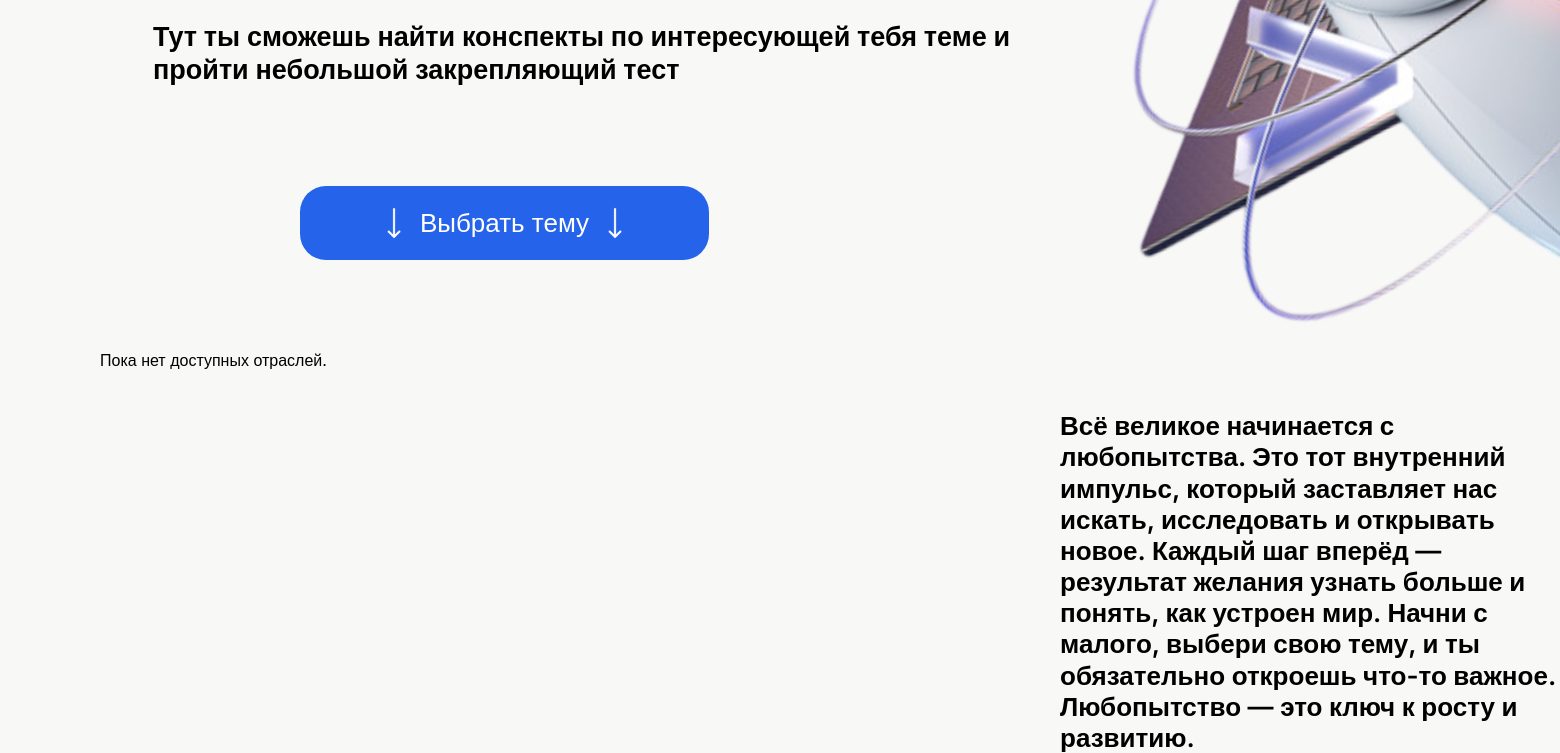
/ (lower part), run on an earlier commit of the app's database.
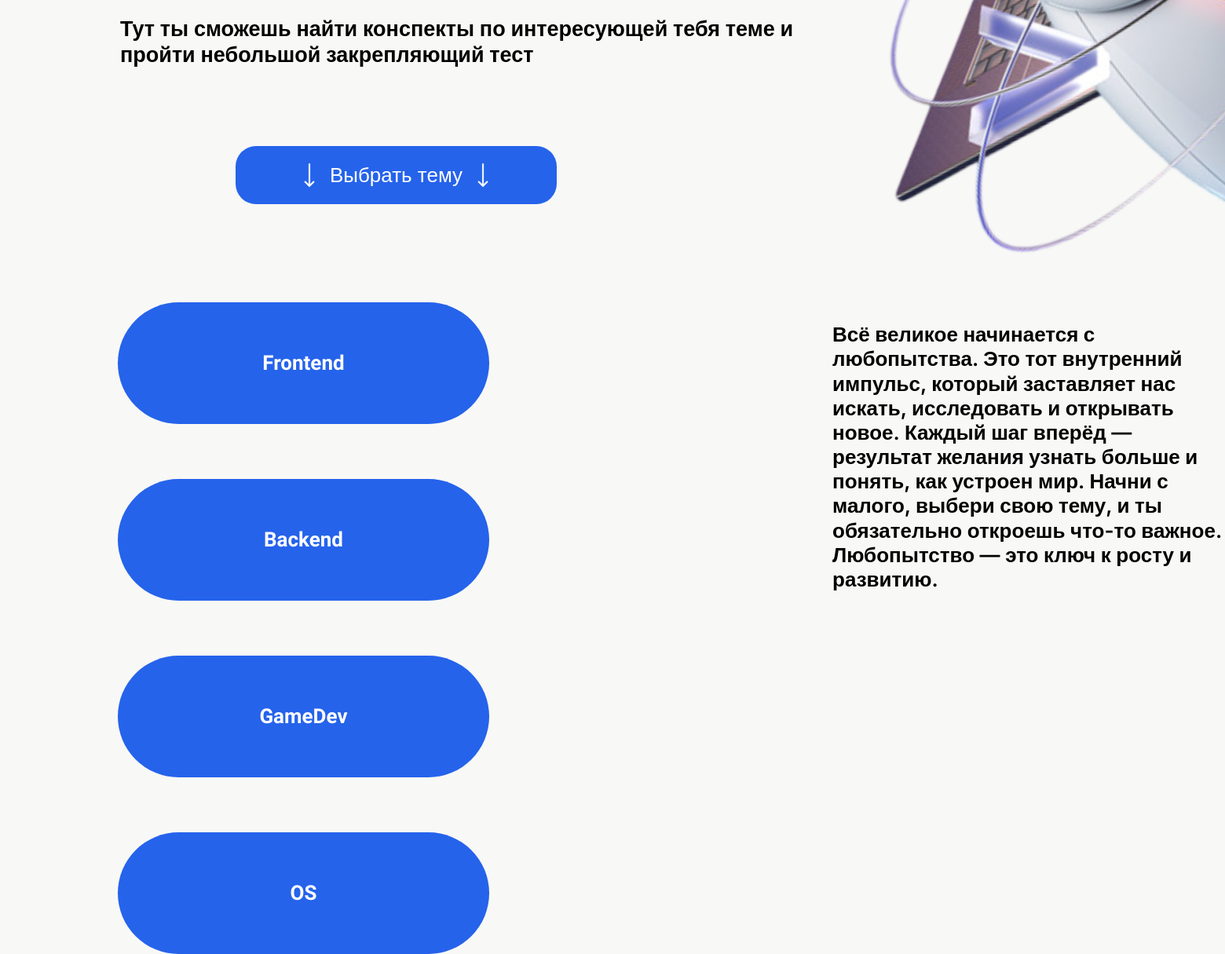
And on a later commit of the database.
### bazaznaniy/models.py (models this page shows, shortened)
class Sector(models.Model):
    name = models.CharField('Название', max_length=200)
    slug = models.SlugField('URL', unique=True, max_length=200, blank=True)
    order = models.IntegerField('Порядок отображения', default=0)
    is_active = models.BooleanField('Активна', default=True)
    created_at = models.DateTimeField('Дата создания', auto_now_add=True)
    class Meta:
        verbose_name = 'Отрасль'
        verbose_name_plural = 'Отрасли'
        ordering = ['order', 'name']
    def __str__(self):
        return self.name

### bazaznaniy/views.py (the view)
# urls.py: path('', views.index, name='home'),
def index(request):
    sectors = Sector.objects.filter(is_active=True).order_by('order', 'name')
    print("Sectors:", list(sectors))  # Отладочный вывод
    return render(request, 'bazaznaniy/index.html', {'sectors': sectors})

### bazaznaniy/templates/bazaznaniy/index.html (shortened to what this page needs)
{% extends 'bazaznaniy/layout.html' %}
{% load static %}
{% block info %}
<p class="hi">Привет, это База знаний для студентов колледжа с добрым сердцем - МГКЭИТ<br>
</br>Тут ты сможешь найти конспекты по интересующей тебя теме и пройти небольшой закрепляющий тест</p>
{% endblock %}
{% block content %}
<div class="mainpage">
    <img src="{% static 'bazaznaniy/img/robot.png' %}" alt="robot"/>
</div>
{% endblock %}
{% block select %}
<button onclick="window.scrollTo({top: document.body.scrollHeight, behavior: 'smooth'})" class="btndown">
    <img src="{% static 'bazaznaniy/img/arrow.png' %}" alt="robot" />
    Выбрать тему
    <img src="{% static 'bazaznaniy/img/arrow.png' %}" alt="robot" />
</button>
<div class="select-container">
    <div class="sector-buttons">
        {% if sectors %}
            {% for sector in sectors %}
            <a href="{% url 'sector_detail' sector.slug %}" class="sector-button">{{ sector.name }}</a>
            {% endfor %}
        {% else %}
        <p>Пока нет доступных отраслей.</p>
        {% endif %}
    </div>
    <p class="title-select">Всё великое начинается с любопытства. Это тот внутренний импульс, который заставляет нас искать, исследовать и открывать новое. Каждый шаг вперёд — результат желания узнать больше и понять, как устроен мир. Начни с малого, выбери свою тему, и ты обязательно откроешь что-то важное. Любопытство — это ключ к росту и развитию.
</p>
</div>
{% endblock %}

What changed in the data, as far as the page shows it:
added Sector: name "Frontend"
added Sector: name "Backend"
added Sector: name "GameDev"
added Sector: name "OS"
Also different on the page:
text no longer shown: "Пока нет доступных отраслей."
